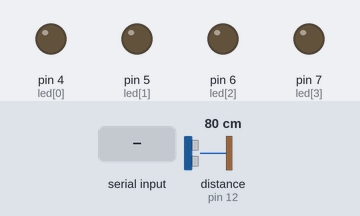
Recording of a sketch running on a simulated Arduino Uno, built with avr-gcc and run on an emulated ATmega328P. On the bench: output pins drawn as LEDs (lit = HIGH). Wiring (inferred from the names in the program): ultrasonic range finder: trigger pin 11; echo pin 12. Inputs (shaded band) come from the test bench; at power-on: distance to the obstacle (sensor on pin 12) 80 cm. The echo pulse lasts 58.3 µs per cm; pins used as bus, display or sensor lines are not drawn; what the sketch prints to the serial monitor is not drawn.

Above: at 1.2 s.
1.3 s: "A" received over Serial
At 2.0 s:
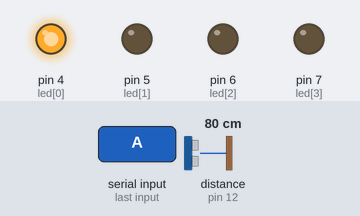
2.8 s: "B" received over Serial
At 3.2 s:
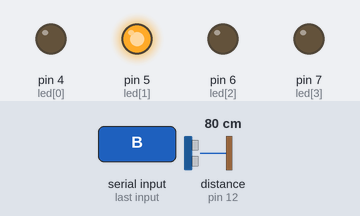
4.3 s: "C" received over Serial
At 5.5 s:
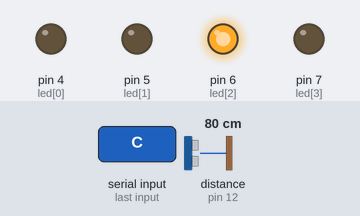
5.8 s: "D" received over Serial
At 6.7 s:
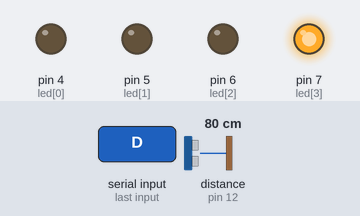
7.3 s: "X" received over Serial
At 7.9 s:
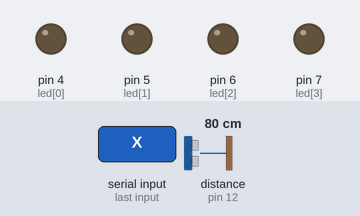
Timing chart, 0 to 9.8 s (numbered marks = the images above; inputs shaded):
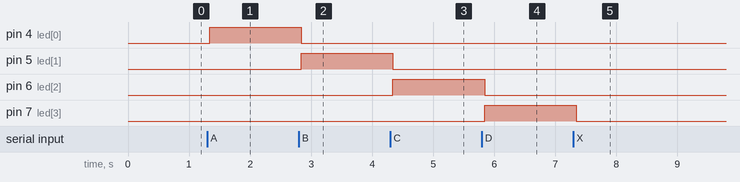

The sketch:

Distance_Sensor.ino
```cpp
/*
  ARTG3250 Ambient Display

  Streams distance sensor data over serial and controls a set of LEDs based on serial input.
*/

const int trigPin = 11;           //connects to the trigger pin on the distance sensor
const int echoPin = 12;           //connects to the echo pin on the distance sensor

int led[] = {4, 5, 6, 7}; //red is led[0], yellow is led[1], green is led[2], blue is led[3]

float distance = 0;               //stores the distance measured by the distance sensor
char incomingChar = 0;            // for incoming serial data

void setup()
{
  Serial.begin (9600);        //set up a serial connection with the computer

  pinMode(trigPin, OUTPUT);   //the trigger pin will output pulses of electricity
  pinMode(echoPin, INPUT);    //the echo pin will measure the duration of pulses coming back from the distance sensor

  //set all of the LED pins to output
  pinMode(led[0], OUTPUT);
  pinMode(led[1], OUTPUT);
  pinMode(led[2], OUTPUT);
  pinMode(led[3], OUTPUT);
}

void loop() {
  distance = getDistance();   //variable to store the distance measured by the sensor

  Serial.print(distance);     //print the distance that was measured
  Serial.println("");      //print units and add new line

  // send data only when you receive data:
  if (Serial.available() > 0) {
    // read the incoming byte:
    incomingChar = Serial.read();
    updateLEDs();

    // For debugging:
    // Serial.print("I received: ");
    // Serial.println(incomingChar);
  }

  delay(50);      //delay 50ms between each reading
}

//------------------FUNCTIONS-------------------------------

void updateLEDs() {
  // Each letter signals a different LED to be turned on. See index.js for details.
  if (incomingChar == 'A') {
    flashLED(0);
  } else if (incomingChar == 'B') {
    flashLED(1);
  } else if (incomingChar == 'C') {
    flashLED(2);
  } else if (incomingChar == 'D') {
    flashLED(3);
  } else if (incomingChar == 'X') {
    allLEDsOff();
  }
}

void flashLED (int ledNumber) {
  allLEDsOff();
  digitalWrite(led[ledNumber], HIGH);
}

void allLEDsOff () {
  //turn all the LEDs off
  digitalWrite(led[0], LOW);
  digitalWrite(led[1], LOW);
  digitalWrite(led[2], LOW);
  digitalWrite(led[3], LOW);
}

//RETURNS THE DISTANCE MEASURED BY THE HC-SR04 DISTANCE SENSOR
float getDistance()
{
  float echoTime;                   //variable to store the time it takes for a ping to bounce off an object
  float calculatedDistance;         //variable to store the distance calculated from the echo time

  //send out an ultrasonic pulse that's 10ms long
  digitalWrite(trigPin, HIGH);
  delayMicroseconds(10);
  digitalWrite(trigPin, LOW);

  echoTime = pulseIn(echoPin, HIGH);      //use the pulsein command to see how long it takes for the
                                          //pulse to bounce back to the sensor

  calculatedDistance = echoTime / 148.0;  //calculate the distance of the object that reflected the pulse (half the bounce time multiplied by the speed of sound)

  return calculatedDistance;              //send back the distance that was calculated
}
```

Measured:
- after the input at 1.3 s, pin 4 (led[0]): LOW → HIGH at once
- after the input at 2.8 s, pin 4 (led[0]): HIGH → LOW at once; pin 5 (led[1]): LOW → HIGH at once
- after the input at 4.3 s, pin 5 (led[1]): HIGH → LOW at once; pin 6 (led[2]): LOW → HIGH at once
- after the input at 5.8 s, pin 6 (led[2]): HIGH → LOW at once; pin 7 (led[3]): LOW → HIGH at once
- after the input at 7.3 s, pin 7 (led[3]): HIGH → LOW after 0.05 s
